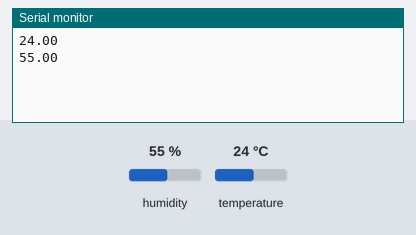
A sketch run on a simulated Arduino Uno, built with avr-gcc and run on an emulated ATmega328P. On the bench: the last lines printed to the serial monitor. The test bench sets the inputs (shaded band); at power-on: humidity 55 %, temperature 24 °C.

Above: at 2.8 s.
2.9 s: humidity set to 22 %
At 4.4 s:
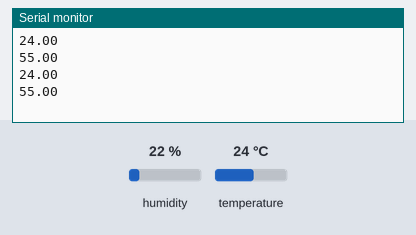
5.6 s: temperature set to 12 °C
At 6.8 s:
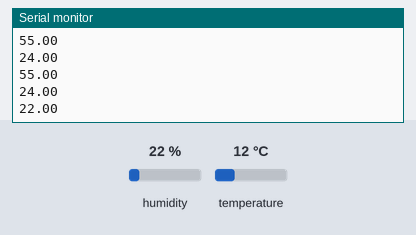
8.3 s: humidity set to 40 %
At 11.6 s:
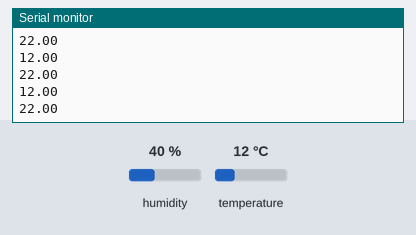
Timing chart, 0 to 13.1 s (numbered marks = the images above; inputs shaded):
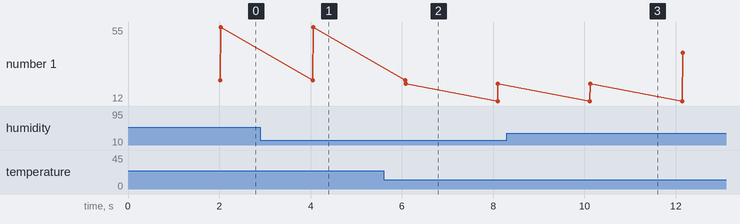

The sketch:

dht11serialreadcsharp.ino
```cpp
#include <DHT.h>
#include <DHT_U.h>

#define Dht 2
#define Dhtype DHT11
DHT dht(Dht, Dhtype);
void setup() {
  Serial.begin(9600);
  dht.begin();
}

void loop() {
float temp =dht.readTemperature();
float hum=dht.readHumidity();
delay(2000);
Serial.println(temp);
Serial.println(hum);

}
```

Measured:
- plotted number 1: 22 → 40 after the input at 8.3 s
